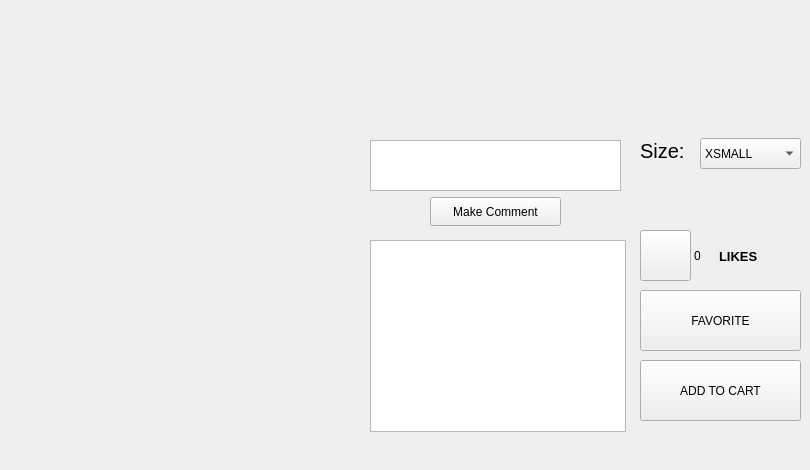
      <widget class="QWidget" name="individualProductPage">
       <widget class="QLabel" name="product_image">
        <property name="geometry">
         <rect>
          <x>30</x>
          <y>90</y>
          <width>341</width>
          <height>371</height>
         </rect>
        </property>
        <property name="text">
         <string/>
        </property>
       </widget>
       <widget class="QPushButton" name="product_favoriteButton">
        <property name="geometry">
         <rect>
          <x>640</x>
          <y>290</y>
          <width>161</width>
          <height>61</height>
         </rect>
        </property>
        <property name="text">
         <string>FAVORITE</string>
        </property>
       </widget>
       <widget class="QPushButton" name="product_sendToCart">
        <property name="geometry">
         <rect>
          <x>640</x>
          <y>360</y>
          <width>161</width>
          <height>61</height>
         </rect>
        </property>
        <property name="text">
         <string>ADD TO CART</string>
        </property>
       </widget>
       <widget class="QLabel" name="product_cost">
        <property name="geometry">
         <rect>
          <x>20</x>
          <y>50</y>
          <width>261</width>
          <height>41</height>
         </rect>
        </property>
        <property name="styleSheet">
         <string notr="true">font: 9pt &quot;Times New Roman&quot;;
font: 20pt &quot;Times New Roman&quot;;</string>
        </property>
        <property name="text">
         <string/>
        </property>
       </widget>
       <widget class="QPushButton" name="likeButton">
        <property name="geometry">
         <rect>
          <x>640</x>
          <y>230</y>
          <width>51</width>
          <height>51</height>
         </rect>
        </property>
        <property name="text">
         <string/>
        </property>
        <property name="iconSize">
         <size>
          <width>50</width>
          <height>50</height>
         </size>
        </property>
       </widget>
       <widget class="QLabel" name="likeCountLabel">
        <property name="geometry">
         <rect>
          <x>694</x>
          <y>246</y>
          <width>63</width>
          <height>20</height>
         </rect>
        </property>
        <property name="text">
         <string>0</string>
        </property>
       </widget>
       <widget class="QTextEdit" name="commentTextEdit">
        <property name="geometry">
         <rect>
          <x>370</x>
          <y>140</y>
          <width>251</width>
          <height>51</height>
         </rect>
        </property>
       </widget>
       <widget class="QPushButton" name="submitCommentButton">
        <property name="geometry">
         <rect>
          <x>430</x>
          <y>197</y>
          <width>131</width>
          <height>29</height>
         </rect>
        </property>
        <property name="text">
         <string>Make Comment</string>
        </property>
       </widget>
       <widget class="QListWidget" name="commentListWidget">
        <property name="geometry">
         <rect>
          <x>370</x>
          <y>240</y>
          <width>256</width>
          <height>192</height>
         </rect>
        </property>
       </widget>
       <widget class="QLabel" name="product_explaination">
        <property name="geometry">
         <rect>
          <x>30</x>
          <y>10</y>
          <width>281</width>
          <height>41</height>
         </rect>
        </property>
        <property name="font">
         <font>
          <family>Times New Roman</family>
          <pointsize>14</pointsize>
          <bold>true</bold>
         </font>
        </property>
        <property name="text">
         <string/>
        </property>
       </widget>
       <widget class="QComboBox" name="sizeComboBox">
        <property name="geometry">
         <rect>
          <x>700</x>
          <y>138</y>
          <width>101</width>
          <height>31</height>
         </rect>
        </property>
        <item>
         <property name="text">
          <string>XSMALL</string>
         </property>
        </item>
        <item>
         <property name="text">
          <string>SMALL</string>
         </property>
        </item>
        <item>
         <property name="text">
          <string>MEDIUM</string>
         </property>
        </item>
        <item>
         <property name="text">
          <string>LARGE</string>
         </property>
        </item>
        <item>
         <property name="text">
          <string>XLARGE</string>
         </property>
        </item>
       </widget>
       <widget class="QLabel" name="sizeLabel">
        <property name="geometry">
         <rect>
          <x>640</x>
          <y>140</y>
          <width>49</width>
          <height>21</height>
         </rect>
        </property>
        <property name="font">
         <font>
          <pointsize>15</pointsize>
         </font>
        </property>
        <property name="text">
         <string>Size:</string>
        </property>
       </widget>
       <widget class="QLabel" name="likeLabel">
        <property name="geometry">
         <rect>
          <x>719</x>
          <y>236</y>
          <width>61</width>
          <height>40</height>
         </rect>
        </property>
        <property name="font">
         <font>
          <pointsize>10</pointsize>
          <bold>true</bold>
         </font>
        </property>
        <property name="text">
         <string>LIKES</string>
        </property>
       </widget>
      </widget>
